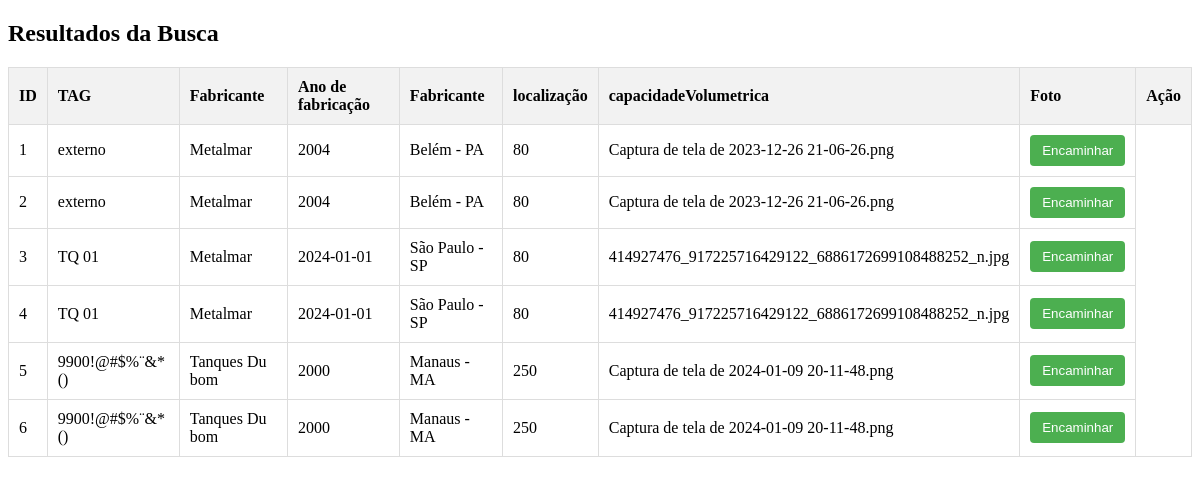
Screenshot of /php/pre_os_tanque.php with the database file from the repository.
### tables this page shows
CREATE TABLE `ativo_tanque` (
  `id` int(11) NOT NULL,
  `tag` varchar(50) DEFAULT NULL,
  `fabricante` varchar(255) DEFAULT NULL,
  `anoFabricacao` varchar(11) DEFAULT NULL,
  `localizacao` varchar(140) DEFAULT NULL,
  `capacidadeVolumetrica` varchar(11) DEFAULT NULL,
  `foto` varchar(255) DEFAULT NULL
);

### php/pre_os_tanque.php (the view, shortened to what this page needs)
<?php
include "conexao_bd.php";
$sql = "SELECT * FROM ativo_tanque";
$resultado = $conn->query($sql);
?>
<!DOCTYPE html>
<html lang="pt-br">
<head>
</head>
<body>
<h2>Resultados da Busca</h2>
<table>
    <tr>
        <th>ID</th>
        <th>TAG</th>
        <th>Fabricante</th>
        <th>Ano de fabricação</th>
        <th>Fabricante</th>
        <th>localização</th>
        <th>capacidadeVolumetrica</th>
        <th>Foto</th>
        <th>Ação</th>
    </tr>
    <?php
    while ($row = $resultado->fetch_assoc()) {
        echo "<tr>";
        echo "<td>" . $row["id"] . "</td>";
        echo "<td>" . $row["tag"] . "</td>";
        echo "<td>" . $row["fabricante"] . "</td>";
        echo "<td>" . $row["anoFabricacao"] . "</td>";
        echo "<td>" . $row["localizacao"] . "</td>";
        echo "<td>" . $row["capacidadeVolumetrica"] . "</td>";
        echo "<td>" . $row["foto"] . "</td>";
        echo "<td><button onclick=\"encaminharParaOutraPagina(" . $row["id"] . ")\">Encaminhar</button></td>";
        echo "</tr>";
    }
    ?>
</table>
</body>
</html>

### php/pre_os_tanque.php (style rules this page uses)
table { border-collapse: collapse; width: 100%; margin-top: 20px; }
table, th, td { border: 1px solid #ddd; }
th, td { padding: 10px; text-align: left; }
th { background-color: #f2f2f2; }
button { background-color: #4CAF50; color: white; padding: 8px 12px; border: none; border-radius: 4px; cursor: pointer; }

### rows the page displays
ativo_tanque: id "1", tag "externo", fabricante "Metalmar", anoFabricacao "2004", localizacao "Belém - PA", capacidadeVolumetrica "80", foto "Captura de tela de 2023-12-26 21-06-26.png"
ativo_tanque: id "2", tag "externo", fabricante "Metalmar", anoFabricacao "2004", localizacao "Belém - PA", capacidadeVolumetrica "80", foto "Captura de tela de 2023-12-26 21-06-26.png"
ativo_tanque: id "3", tag "TQ 01", fabricante "Metalmar", anoFabricacao "2024-01-01", localizacao "São Paulo - SP", capacidadeVolumetrica "80", foto "414927476_917225716429122_6886172699108488252_n.jpg"
ativo_tanque: id "4", tag "TQ 01", fabricante "Metalmar", anoFabricacao "2024-01-01", localizacao "São Paulo - SP", capacidadeVolumetrica "80", foto "414927476_917225716429122_6886172699108488252_n.jpg"
ativo_tanque: id "5", tag "9900!@#$%¨&*()", fabricante "Tanques Du bom", anoFabricacao "2000", localizacao "Manaus - MA", capacidadeVolumetrica "250", foto "Captura de tela de 2024-01-09 20-11-48.png"
ativo_tanque: id "6", tag "9900!@#$%¨&*()", fabricante "Tanques Du bom", anoFabricacao "2000", localizacao "Manaus - MA", capacidadeVolumetrica "250", foto "Captura de tela de 2024-01-09 20-11-48.png"
